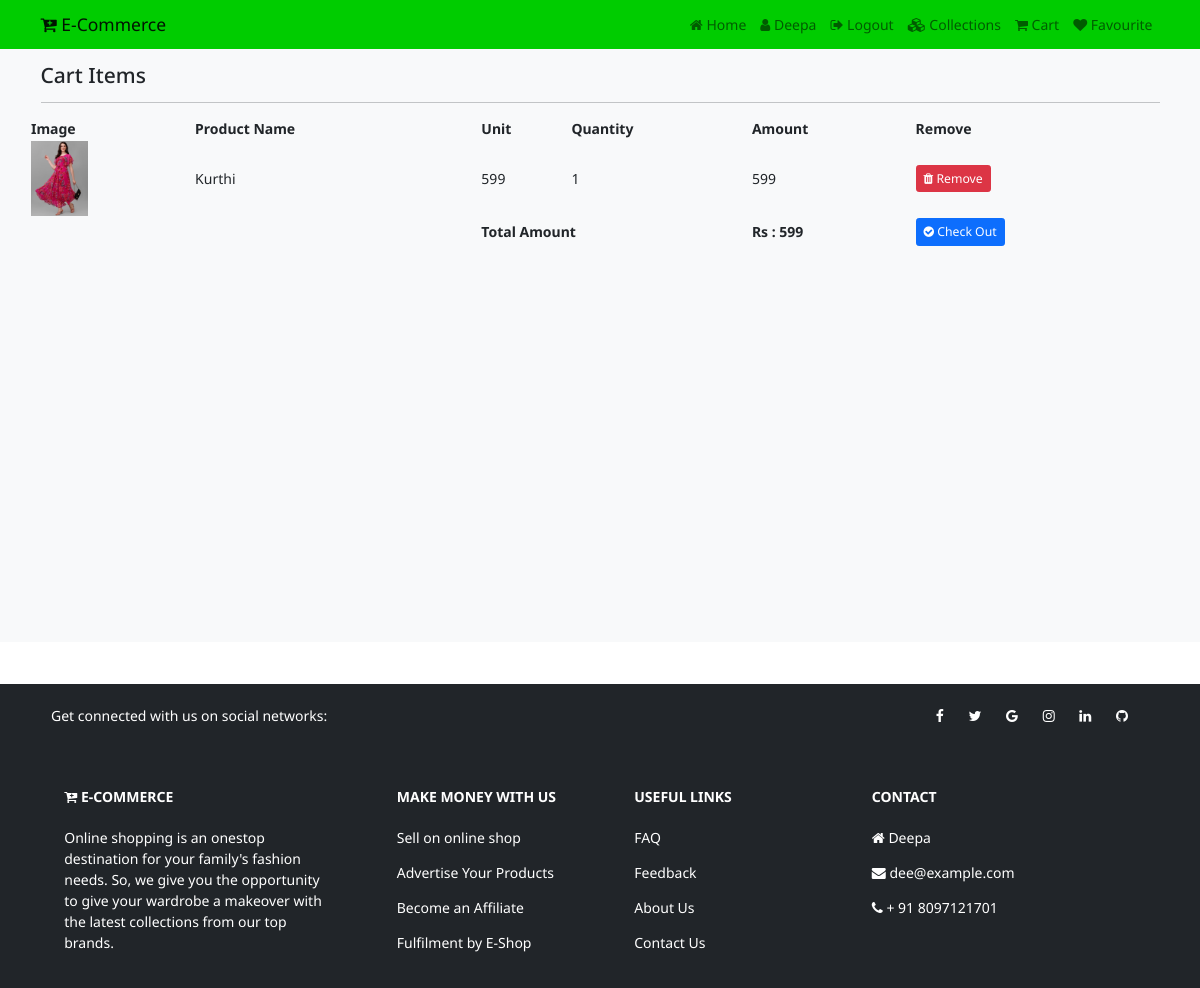
The app's page /cart (signed in) with its own data.
### shop/models.py (models this page shows, shortened)
class Cart(models.Model):
    user = models.ForeignKey(User, on_delete=models.CASCADE)
    product = models.ForeignKey(Product, on_delete=models.CASCADE)
    product_qty = models.IntegerField(null=False, blank=False)
    created_at = models.DateTimeField(auto_now_add=True)
    @property
    def total_cost(self):
        return self.product_qty * self.product.selling_price

class Product(models.Model):
    category = models.ForeignKey(Catagory, on_delete=models.CASCADE)
    name = models.CharField(max_length=150, null=False, blank=False)
    vendor = models.CharField(max_length=150, null=False, blank=False)
    product_image = models.ImageField(upload_to=getFileName, null=True, blank=True)
    quantity = models.IntegerField(null=False, blank=False)
    original_price = models.FloatField(null=False, blank=False)
    selling_price = models.FloatField(null=False, blank=False)
    description = models.TextField(max_length=500, null=False, blank=False)
    status = models.BooleanField(default=False, help_text="0-show,1-Hidden")
    trending = models.BooleanField(default=False, help_text="0-default,1-Trending")
    created_at = models.DateTimeField(auto_now_add=True)

### shop/views.py (the view)
# urls.py: path('cart', views.cart_page, name="cart"),
def cart_page(request):
    if request.user.is_authenticated:
        cart = Cart.objects.filter(user=request.user)
        return render(request, "shop/cart.html", {"cart": cart})
    else:
        return redirect("/")

### shop/templates/shop/cart.html (shortened to what this page needs)
{% extends 'shop/layouts/main.html' %}
{% block content %}
  <section class="bg-light py-4 my-5" style="min-height:600px;">
    <div class="container">
      <div class="row">
        <div class="col-12">
          <h4 class="mb-3">Cart  Items</h4>
          <hr style="border-color:#b8bfc2;">
        </div>
        <table>
            <tr>
                <th>Image</th>
                <th>Product Name</th>
                <th>Unit</th>
                <th>Quantity</th>
                <th>Amount</th>
                <th>Remove</th>
            </tr>
            {% for item in cart %}
           <tr>
              <td><img src="{{item.product.product_image.url}}" height="75px" alt="{{item.product.name}}"></td>
              <td>{{item.product.name}}</td>
              <td>{{item.product.selling_price | stringformat:'d'}}</td>
              <td>{{item.product_qty}}</td>
              <td class="amt">{{item.total_cost | stringformat:'d'}}</td>
              <td><a href="{% url 'remove_cart' item.id %}"  onclick="return confirm('Are you sure? to Remove')"  class="btn btn-danger btn-sm"><i class="fa fa-trash"></i> Remove</a></td>
            </tr>
            {% endfor %}
            <tr>
              <td></td>
              <td></td>
              <td colspan="2"><b>Total Amount</b></td>
              <th id="net">0</th>
              <td><a href='/'><button class="btn btn-primary btn-sm">
                <i class="fa fa-check-circle"></i> Check Out
              </button></a></td>
            </tr>
        </table>
      </div>
      </div>
  </section>
{% endblock content %}

### shop/templates/shop/inc/navbar.html (shortened to what this page needs)
<nav class="navbar navbar-expand-lg  navbar-light fixed-top" style="background-color: #00CC00;">
  <div class="container">
    <a class="navbar-brand" href="{% url 'home' %}"><i class="fa fa-cart-plus"></i> E-Commerce </a>
    <div class="collapse navbar-collapse" id="navbarNavAltMarkup">
      <div class="navbar-nav ms-auto">
        <a class="nav-link" aria-current="page" href="{% url 'home' %}"><i class="fa fa-home"></i> Home</a>
        {% if request.user.is_authenticated %}
          <a class="nav-link" aria-current="page" href="#"><i class="fa fa-user"></i> {{request.user}}</a>
          <a class="nav-link" aria-current="page" href="{% url 'logout' %}"><i class="fa fa-sign-out"></i> Logout</a>
        {% else %}
          <a class="nav-link" href="{% url 'login' %}"><i class="fa fa-sign-in"></i> Login</a>
          <a class="nav-link" href="{% url 'register' %}"><i class="fa fa-users"></i> Register</a>
        {% endif %}
          <a class="nav-link" href="{% url 'collections' %}"><i class="fa fa-cubes"></i> Collections</a>
          <a class="nav-link" href="{% url 'cart' %}"><i class="fa fa-shopping-cart"></i> Cart</a>
          <a class="nav-link" href="{% url 'favviewpage' %}"><i class="fa fa-heart"></i> Favourite</a>
      </div>
    </div>
  </div>
</nav>

### static/css/style.css (style rules this page uses)
html { font-size: 14px; }
body { font-family: 'Noto Sans', sans-serif; }
a { text-decoration: none; }

### records on screen
Cart: product.product_image (picture), product.name "Kurthi", product.selling_price "599", product_qty "1", total_cost "599"

### other values on screen
{{ request.user }} "Deepa"
